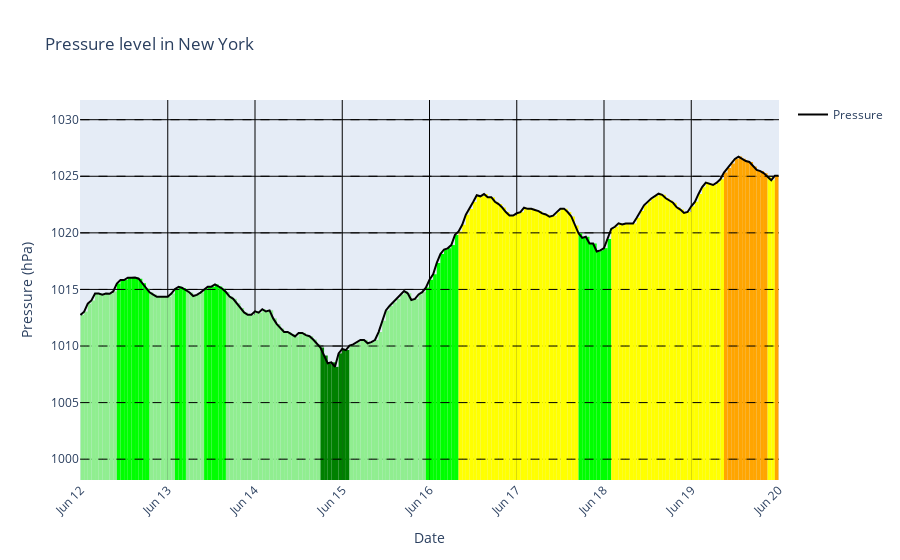

Notebook source saved alongside this figure:
### Code cell
df = pd.DataFrame(pressure, columns=['pressure', 'timestamp', 'location'])
df['timestamp'] = pd.to_datetime(df['timestamp'])

x = df['timestamp']
y = df['pressure']

y_min = min(y) - 10
y_max = max(y) + 5

# Thresholds and colors
thresholds = [1000, 1005, 1010, 1015, 1020, 1025, 1030]
colors = ['darkgreen', 'green', 'lightgreen', 'lime', 'yellow', 'orange']

# Create figure
fig = go.Figure()

# Add vertical filled areas for each segment based on thresholds
for i in range(len(x) - 1):
    for j in range(len(thresholds) - 1):
        if thresholds[j] <= y[i] < thresholds[j + 1]:
            fig.add_trace(go.Scatter(
                x=[x[i], x[i + 1], x[i + 1], x[i], x[i]],
                y=[y_min, y_min, y[i], y[i], y_min],
                fill='toself',
                fillcolor=colors[j],
                mode='none',  # Prevents dots from appearing
                showlegend=False,
                hoverinfo='skip'
            ))

# Add main line plot
fig.add_trace(go.Scatter(
    x=x, y=y,
    mode='lines',
    line=dict(color='black', width=2),
    name='Pressure'
))

# Update layout
fig.update_layout(
    title='Pressure level in New York',
    xaxis=dict(
        title='Date',
        tickformat='%b %d',
        tickangle=-45,
        gridcolor='black'
    ),
    yaxis=dict(
        title='Pressure (hPa)',
        range=[y_min, y_max],
        gridcolor='black'
    ),
    shapes=[
        dict(
            type='line',
            y0=thresholds[i],
            y1=thresholds[i],
            x0=min(x),
            x1=max(x),
            line=dict(
                color='black',
                width=1,
                dash='dash'
            )
        ) for i in range(len(thresholds))
    ]
)

fig.show()
